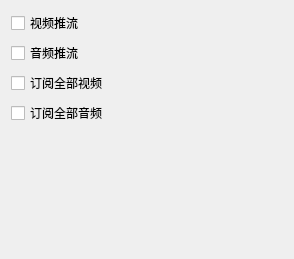
<?xml version="1.0" encoding="UTF-8"?>
<ui version="4.0">
 <class>GeneralSettingsWidget</class>
 <widget class="QWidget" name="GeneralSettingsWidget">
  <property name="geometry">
   <rect>
    <x>0</x>
    <y>0</y>
    <width>294</width>
    <height>259</height>
   </rect>
  </property>
  <property name="windowTitle">
   <string>Form</string>
  </property>
  <layout class="QVBoxLayout" name="verticalLayout">
   <item>
    <widget class="QCheckBox" name="publishVideo">
     <property name="text">
      <string>视频推流</string>
     </property>
    </widget>
   </item>
   <item>
    <widget class="QCheckBox" name="publishAudio">
     <property name="sizePolicy">
      <sizepolicy hsizetype="Minimum" vsizetype="Fixed">
       <horstretch>0</horstretch>
       <verstretch>0</verstretch>
      </sizepolicy>
     </property>
     <property name="text">
      <string>音频推流</string>
     </property>
     <property name="tristate">
      <bool>false</bool>
     </property>
    </widget>
   </item>
   <item>
    <widget class="QCheckBox" name="subscribeAllVideo">
     <property name="text">
      <string>订阅全部视频</string>
     </property>
    </widget>
   </item>
   <item>
    <widget class="QCheckBox" name="subscribeAllAudio">
     <property name="text">
      <string>订阅全部音频</string>
     </property>
    </widget>
   </item>
   <item>
    <spacer name="verticalSpacer">
     <property name="orientation">
      <enum>Qt::Vertical</enum>
     </property>
     <property name="sizeHint" stdset="0">
      <size>
       <width>20</width>
       <height>40</height>
      </size>
     </property>
    </spacer>
   </item>
  </layout>
 </widget>
 <resources/>
 <connections/>
</ui>
